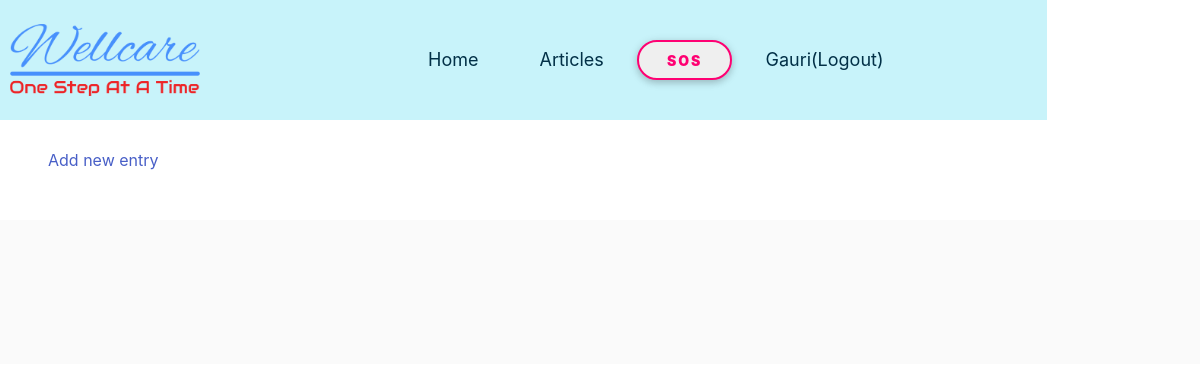
Page /diary/ (signed in) on the earlier database version.
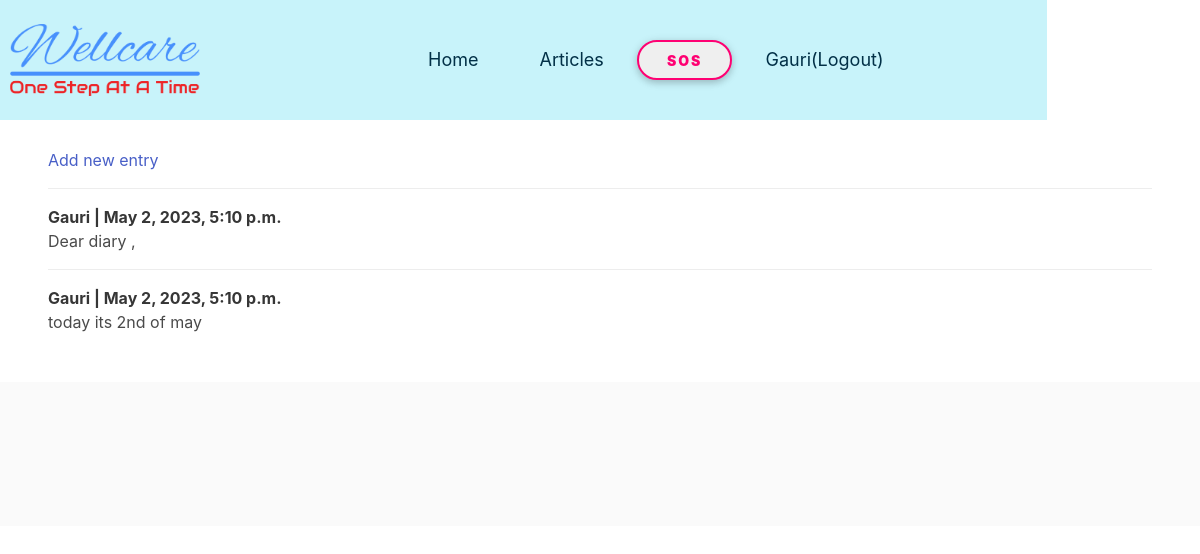
Same page on the later database version.
### diary/models.py (models this page shows, shortened)
class Diary(models.Model):
    user = models.ForeignKey(User,on_delete=models.CASCADE)
    context = models.TextField()
    date = models.DateTimeField(auto_now_add=True)

### diary/views.py (the view)
# urls.py: path('',views.index,name='index'),
def index(request):
    entries = Diary.objects.filter(user=request.user)
    context = {'entries' : entries}
    return render(request, 'diary/index.html',context)

### diary/templates/diary/index.html (shortened to what this page needs)
{% load static %}
<!DOCTYPE html>
<html lang="en">
<head>
    <link rel="stylesheet" href="https://cdnjs.cloudflare.com/ajax/libs/bulma/0.6.2/css/bulma.min.css" />
  </head>
<body>
<body>
    <div class="container">
            <div class="navbar">
                <img src="{% static 'logo.png' %}" class="logo">
                    <nav>
                        <ul>
                            <li><a href="afterlogin.html">Home</a></li>
                            <li><a href="blog_index.html">Articles</a></li>
                            <button class="button1" onclick="sos()"> SOS</button>
                            <li><a href="login.html">{{ user.username }}(Logout)</a></li>
                        </ul>
                    </nav>
            </div>
          </div>
    <section class="section">
        <div class="container225">
            <article class="media">
                <div class="media-content">
                    <div class="content">
                        <a href="{% url 'add' %}">Add new entry</a>
                    </div>
                </div>
            </article>
            {% for i in entries %}
                <article class="media">
                    <div class="media-content">
                        <div class="content">
                            <p>
                                <strong>{{ i.user }} | {{ i.date }}</strong>
                                <br> {{ i.context }}
                            </p>
                        </div>
                    </div>
                </article>
            {% endfor %}
        </div>
    </section>
    <footer class="footer">
    </footer>
</body>
</html>

### diary/templates/diary/index.html (style rules this page uses)
.container { margin-left:0px; height: 100px; padding-right:50px; border: none; background-color: #c8f3fa; align-items: center; }
.navbar { width: 115%; height: 15vh; margin:auto; display: flex; align-items: center; font-size: large; background-color: #c8f3fa; }
.logo { width: 200px; cursor: pointer; padding-left: 10px; }
nav ul li { display: inline-block; list-style: none; margin: 0px 28px; }
nav ul li a { text-decoration: none; color: #023047; }
.button1 { font-size: 14px; letter-spacing: 2px; text-transform: uppercase; display: inline-block; text-align: center; font-weight: bold; padding: 0.7em 2em; border: 2px solid #FF0072; border-radius: 22px; position: relative; box-shadow: 0 2px 10px rgba(0, 0, 0, 0.16), 0 3px 6px rgba(0, 0, 0, 0.1); color: #FF0072; text-decoration: none; transition: 0.3s ease all; z-index: 1; font-weight: 1000; }
.button1:before { transition: 0.5s all ease; position: absolute; top: 0; left: 50%; right: 50%; bottom: 0; opacity: 0; content: ''; background-color: #FF0072; z-index: -1; border-radius: 22px; }

Differences in the rows shown:
added Diary: user "Gauri", date "May 2, 2023, 5:10 p.m.", context "Dear diary ,"
added Diary: user "Gauri", date "May 2, 2023, 5:10 p.m.", context "today its 2nd of may"
